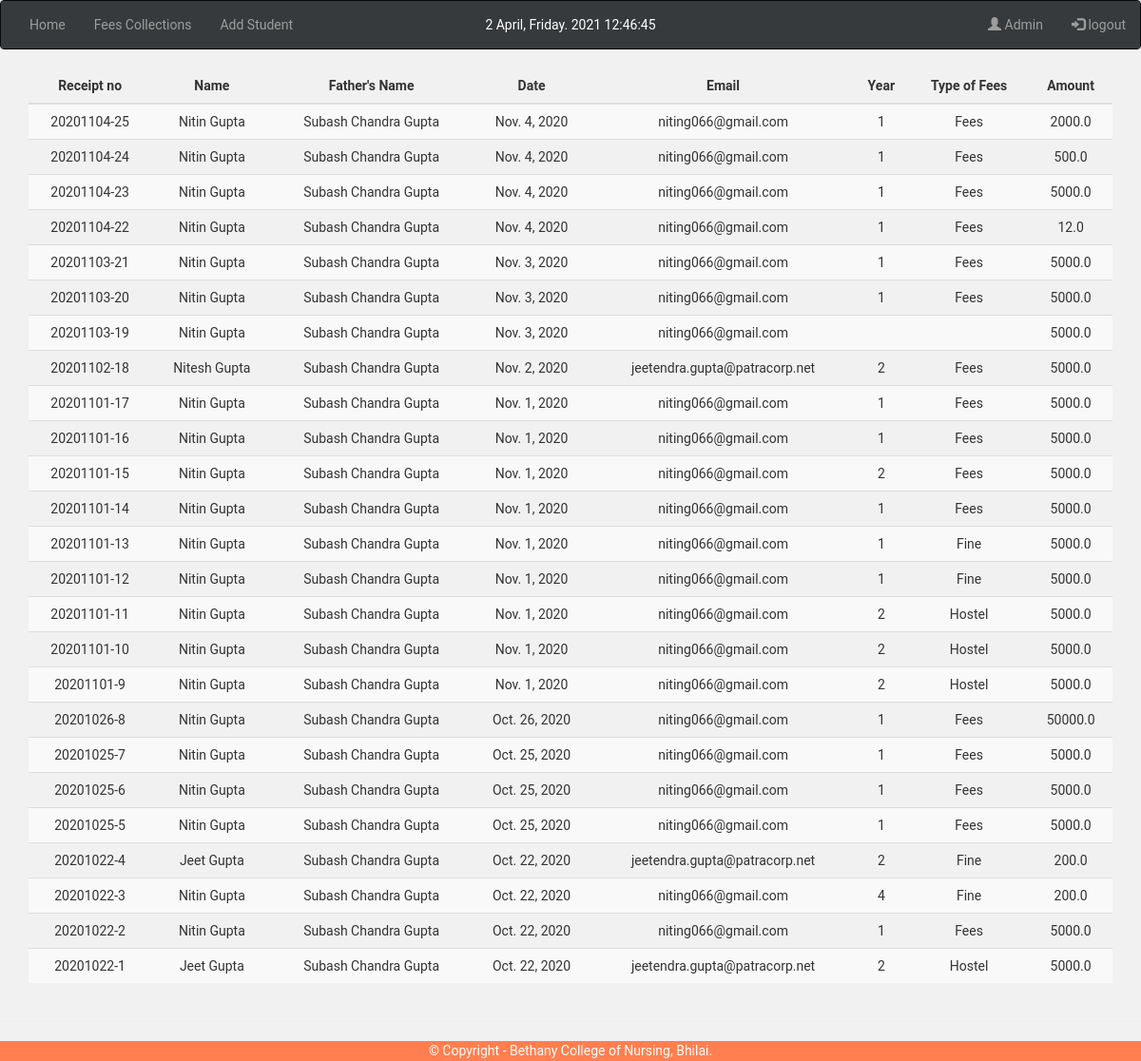
Page /transactions/ (signed in) on the committed database.
### BCN_App1/models.py (models this page shows, shortened)
class FeesTransaction(models.Model):
    student_name = models.CharField(max_length=100, verbose_name='Student Name')
    fathers_name = models.CharField(max_length=100, verbose_name="Father's Name")
    year = models.CharField(max_length=30, choices=CHOICE_YEAR, verbose_name='Year')
    email = models.EmailField(max_length=50, verbose_name='Email')
    fee_type = models.CharField(max_length=30, choices=TYPE_OF_FEES, verbose_name='Type')
    fees_amount = models.FloatField(max_length=10, verbose_name='Amount')
    dos = models.DateTimeField(auto_now=True, verbose_name='Date')
    class Meta:
        db_table = 'Fees Transaction'
        verbose_name = 'Fees Transaction'

### BCN_App1/views.py (the view)
# urls.py: path('transactions/', views.fees_transactions, name='fees_transactions'),
@login_required(login_url='/accounts/login/')
def fees_transactions(request):
    shows = FeesTransaction.objects.all().order_by('-dos')
    return render(request, 'show.html', {'shows': shows})

### templates/show.html (shortened to what this page needs)
{% extends 'base.html' %}
{% load static %}
{% block body %}
<div class="container">
    <table class="table table-striped table-hover">
        <thead class="thead-light">
            <tr>
              <th scope="col" style="text-align: center">Receipt no</th>
              <th scope="col" style="text-align: center">Name</th>
              <th scope="col" style="text-align: center">Father's Name</th>
              <th scope="col" style="text-align: center">Date</th>
              <th scope="col" style="text-align: center">Email</th>
              <th scope="col" style="text-align: center">Year</th>
              <th scope="col" style="text-align: center">Type of Fees</th>
              <th scope="col" style="text-align: center">Amount</th>
            </tr>
        </thead>
        <tbody>
            {% for show in shows %}
            <tr style="text-align: center">
                <td>{{ show.dos|date:"ond-" }}{{ show.id }}</td>
                <td>{{ show.student_name }}</td>
                <td>{{ show.fathers_name }}</td>
                <td>{{ show.dos|date }}</td>
                <td>{{ show.email }}</td>
                <td>{{ show.year }}</td>
                <td>{{ show.fee_type }}</td>
                <td>{{ show.fees_amount }}</td>
            </tr>
            {% endfor %}
        </tbody>
    </table>
</div>
    <hr>
{% endblock %}

### templates/base.html (shortened to what this page needs)
<!DOCTYPE html>
{% load static %}
<html lang="en">
<head>
<link rel="stylesheet" href="https://maxcdn.bootstrapcdn.com/bootstrap/3.4.1/css/bootstrap.min.css">
</head>
<body>
<nav class="navbar navbar-inverse">
  <div class="container-fluid pt-3 my-3 bg-dark text-white" style="background-color: #373a3c">
        <ul class="nav navbar-nav">
          <li><a href="{% url 'home' %}">Home</a></li>
            {% if user.is_authenticated %}
              <li><a href="{% url 'fees_transactions' %}">Fees Collections</a></li>
              <li><a href="{% url 'add_student_fees' %}" target="_blank">Add Student</a></li>
        </ul>
            {% endif %}
        <ul class="navbar-nav nav navbar-centered">
            <span id="date_time" style="color: white"></span>
        </ul>
        <ul class="nav navbar-nav navbar-right">
          <li><a href="/admin" target="_blank"><span class="glyphicon glyphicon-user"></span>  Admin</a></li>
            {% if user.is_authenticated %}
          <li><a href="{% url 'logout' %}"><span class="glyphicon glyphicon-log-in"></span> logout</a></li>
            {% else %}
          <li><a href="{% url 'login' %}"><span class="glyphicon glyphicon-log-in"></span> Login</a></li>
            {% endif %}
        </ul>
  </div>
</nav>
{% block body %}
{% endblock %}
<br>
<div class="container-fluid footer">
    <span class="copyright">© Copyright - Bethany College of Nursing, Bhilai. </span>
</div>

### templates/base.html (style rules this page uses)
body { font-family: "Roboto", "Helvetica Neue", Helvetica, Arial, sans-serif; line-height: 1.5; background-color: #f1f1f1; }
.footer { position: fixed; left: 0; bottom: 0; width: 100%; background-color: coral; color: white; text-align: center; }
.navbar-centered { float: none; position: absolute; top: 50%; left: 50%; transform: translate(-50%, -50%); }

### rows in the picture
FeesTransaction: dos "20201104-", id "25", student_name "Nitin Gupta", fathers_name "Subash Chandra Gupta", dos "Nov. 4, 2020", email "niting066@gmail.com", year "1", fee_type "Fees", fees_amount "2000.0"
FeesTransaction: dos "20201104-", id "24", student_name "Nitin Gupta", fathers_name "Subash Chandra Gupta", dos "Nov. 4, 2020", email "niting066@gmail.com", year "1", fee_type "Fees", fees_amount "500.0"
FeesTransaction: dos "20201104-", id "23", student_name "Nitin Gupta", fathers_name "Subash Chandra Gupta", dos "Nov. 4, 2020", email "niting066@gmail.com", year "1", fee_type "Fees", fees_amount "5000.0"
FeesTransaction: dos "20201104-", id "22", student_name "Nitin Gupta", fathers_name "Subash Chandra Gupta", dos "Nov. 4, 2020", email "niting066@gmail.com", year "1", fee_type "Fees", fees_amount "12.0"
FeesTransaction: dos "20201103-", id "21", student_name "Nitin Gupta", fathers_name "Subash Chandra Gupta", dos "Nov. 3, 2020", email "niting066@gmail.com", year "1", fee_type "Fees", fees_amount "5000.0"
FeesTransaction: dos "20201103-", id "20", student_name "Nitin Gupta", fathers_name "Subash Chandra Gupta", dos "Nov. 3, 2020", email "niting066@gmail.com", year "1", fee_type "Fees", fees_amount "5000.0"
FeesTransaction: dos "20201103-", id "19", student_name "Nitin Gupta", fathers_name "Subash Chandra Gupta", dos "Nov. 3, 2020", email "niting066@gmail.com", fees_amount "5000.0"
FeesTransaction: dos "20201102-", id "18", student_name "Nitesh Gupta", fathers_name "Subash Chandra Gupta", dos "Nov. 2, 2020", email "jeetendra.gupta@patracorp.net", year "2", fee_type "Fees", fees_amount "5000.0"
FeesTransaction: dos "20201101-", id "17", student_name "Nitin Gupta", fathers_name "Subash Chandra Gupta", dos "Nov. 1, 2020", email "niting066@gmail.com", year "1", fee_type "Fees", fees_amount "5000.0"
FeesTransaction: dos "20201101-", id "16", student_name "Nitin Gupta", fathers_name "Subash Chandra Gupta", dos "Nov. 1, 2020", email "niting066@gmail.com", year "1", fee_type "Fees", fees_amount "5000.0"
FeesTransaction: dos "20201101-", id "15", student_name "Nitin Gupta", fathers_name "Subash Chandra Gupta", dos "Nov. 1, 2020", email "niting066@gmail.com", year "2", fee_type "Fees", fees_amount "5000.0"
FeesTransaction: dos "20201101-", id "14", student_name "Nitin Gupta", fathers_name "Subash Chandra Gupta", dos "Nov. 1, 2020", email "niting066@gmail.com", year "1", fee_type "Fees", fees_amount "5000.0"
FeesTransaction: dos "20201101-", id "13", student_name "Nitin Gupta", fathers_name "Subash Chandra Gupta", dos "Nov. 1, 2020", email "niting066@gmail.com", year "1", fee_type "Fine", fees_amount "5000.0"
FeesTransaction: dos "20201101-", id "12", student_name "Nitin Gupta", fathers_name "Subash Chandra Gupta", dos "Nov. 1, 2020", email "niting066@gmail.com", year "1", fee_type "Fine", fees_amount "5000.0"
FeesTransaction: dos "20201101-", id "11", student_name "Nitin Gupta", fathers_name "Subash Chandra Gupta", dos "Nov. 1, 2020", email "niting066@gmail.com", year "2", fee_type "Hostel", fees_amount "5000.0"
FeesTransaction: dos "20201101-", id "10", student_name "Nitin Gupta", fathers_name "Subash Chandra Gupta", dos "Nov. 1, 2020", email "niting066@gmail.com", year "2", fee_type "Hostel", fees_amount "5000.0"
FeesTransaction: dos "20201101-", id "9", student_name "Nitin Gupta", fathers_name "Subash Chandra Gupta", dos "Nov. 1, 2020", email "niting066@gmail.com", year "2", fee_type "Hostel", fees_amount "5000.0"
FeesTransaction: dos "20201026-", id "8", student_name "Nitin Gupta", fathers_name "Subash Chandra Gupta", dos "Oct. 26, 2020", email "niting066@gmail.com", year "1", fee_type "Fees", fees_amount "50000.0"
FeesTransaction: dos "20201025-", id "7", student_name "Nitin Gupta", fathers_name "Subash Chandra Gupta", dos "Oct. 25, 2020", email "niting066@gmail.com", year "1", fee_type "Fees", fees_amount "5000.0"
FeesTransaction: dos "20201025-", id "6", student_name "Nitin Gupta", fathers_name "Subash Chandra Gupta", dos "Oct. 25, 2020", email "niting066@gmail.com", year "1", fee_type "Fees", fees_amount "5000.0"
FeesTransaction: dos "20201025-", id "5", student_name "Nitin Gupta", fathers_name "Subash Chandra Gupta", dos "Oct. 25, 2020", email "niting066@gmail.com", year "1", fee_type "Fees", fees_amount "5000.0"
FeesTransaction: dos "20201022-", id "4", student_name "Jeet Gupta", fathers_name "Subash Chandra Gupta", dos "Oct. 22, 2020", email "jeetendra.gupta@patracorp.net", year "2", fee_type "Fine", fees_amount "200.0"
FeesTransaction: dos "20201022-", id "3", student_name "Nitin Gupta", fathers_name "Subash Chandra Gupta", dos "Oct. 22, 2020", email "niting066@gmail.com", year "4", fee_type "Fine", fees_amount "200.0"
FeesTransaction: dos "20201022-", id "2", student_name "Nitin Gupta", fathers_name "Subash Chandra Gupta", dos "Oct. 22, 2020", email "niting066@gmail.com", year "1", fee_type "Fees", fees_amount "5000.0"
FeesTransaction: dos "20201022-", id "1", student_name "Jeet Gupta", fathers_name "Subash Chandra Gupta", dos "Oct. 22, 2020", email "jeetendra.gupta@patracorp.net", year "2", fee_type "Hostel", fees_amount "5000.0"
